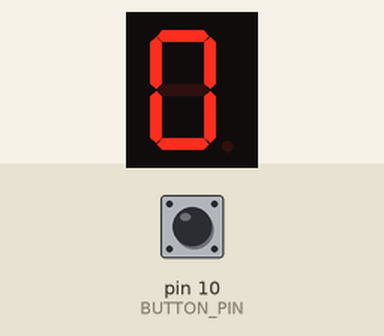
The sketch below on a simulated Arduino Uno, built with avr-gcc and run on an emulated ATmega328P. Shown: 1-digit seven-segment display. Wiring (from diagram.json): shift register (74HC595): data pin 13; shift clock pin 11; latch pin 12; 1-digit 7-segment display, segments lit when HIGH: segments Q1, Q2, Q5, Q3, Q4, Q7, Q6. Inputs (shaded band) come from the test bench; at power-on: pin 10 (BUTTON_PIN) HIGH. The segment pins are drawn as the display they are named for.

Above: at 1.2 s.
1.3 s: pin 10 (BUTTON_PIN) pulled LOW for 0.15 s
At 1.8 s:
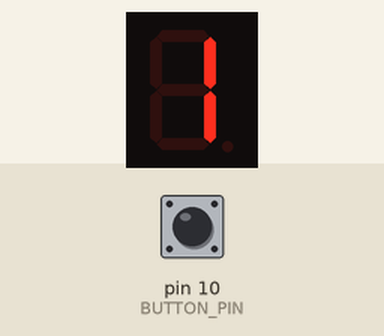
2.9 s: pin 10 (BUTTON_PIN) pulled LOW for 1 s
At 4.2 s:
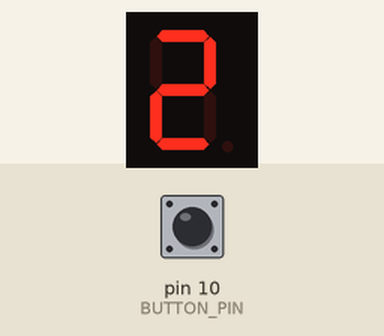
5.4 s: pin 10 (BUTTON_PIN) pulled LOW for 0.15 s
At 6.1 s:
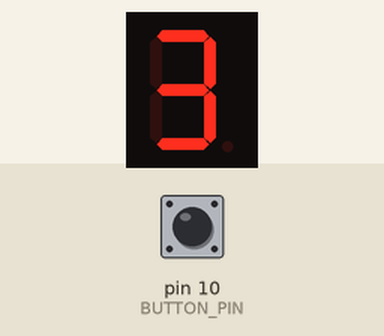
7.0 s: pin 10 (BUTTON_PIN) pulled LOW for 1 s
At 7.3 s:
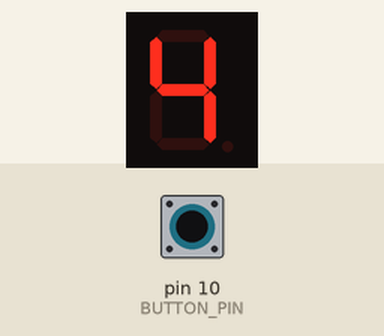
Timing chart, 0 to 10.0 s (numbered marks = the images above; inputs shaded):
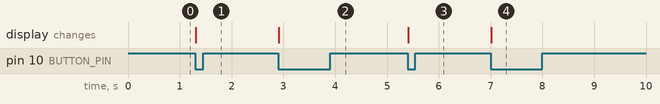

Measured:
- after the input at 1.3 s, the display: changes at once (image 1)
- after the input at 2.9 s, the display: changes at once (image 2)
- after the input at 5.4 s, the display: changes at once (image 3)
- after the input at 7.0 s, the display: changes at once (image 4)

The sketch:

LR14.ino
```cpp
#define DATA_PIN 13 // пин данных (англ. data)
#define LATCH_PIN 12 // пин такта (англ. clock)
#define CLOCK_PIN 11 // пин строба (англ. latch)
#define BUTTON_PIN 10

int clicks = 0;
boolean buttonWasUp = true;
byte segments[10] = {
0b01111101, 0b00100100, 0b01111010, 0b01110110, 0b00100111,
0b01010111, 0b01011111, 0b01100100, 0b01111111, 0b01110111
};
void setup(){
pinMode(DATA_PIN, OUTPUT);
pinMode(CLOCK_PIN, OUTPUT);
pinMode(LATCH_PIN, OUTPUT);
pinMode(BUTTON_PIN, INPUT_PULLUP);
}
void loop() {
if (buttonWasUp && !digitalRead(BUTTON_PIN)) {
delay(10);
if (!digitalRead(BUTTON_PIN)) clicks = (clicks + 1) % 10;
}
buttonWasUp = digitalRead(BUTTON_PIN);
digitalWrite(LATCH_PIN, LOW);
shiftOut(DATA_PIN, CLOCK_PIN, LSBFIRST, segments[clicks]);
digitalWrite(LATCH_PIN, HIGH);
}
```
